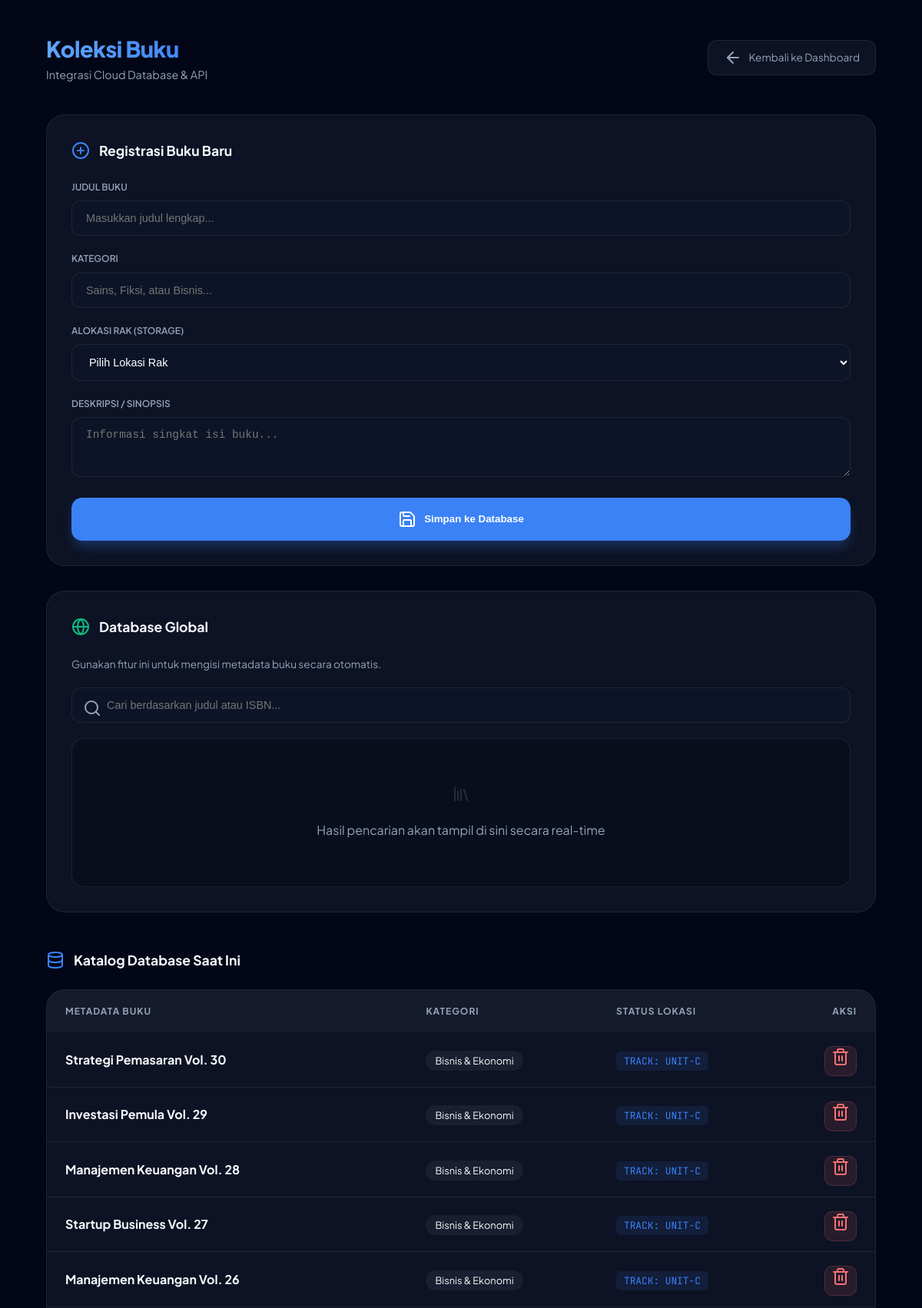
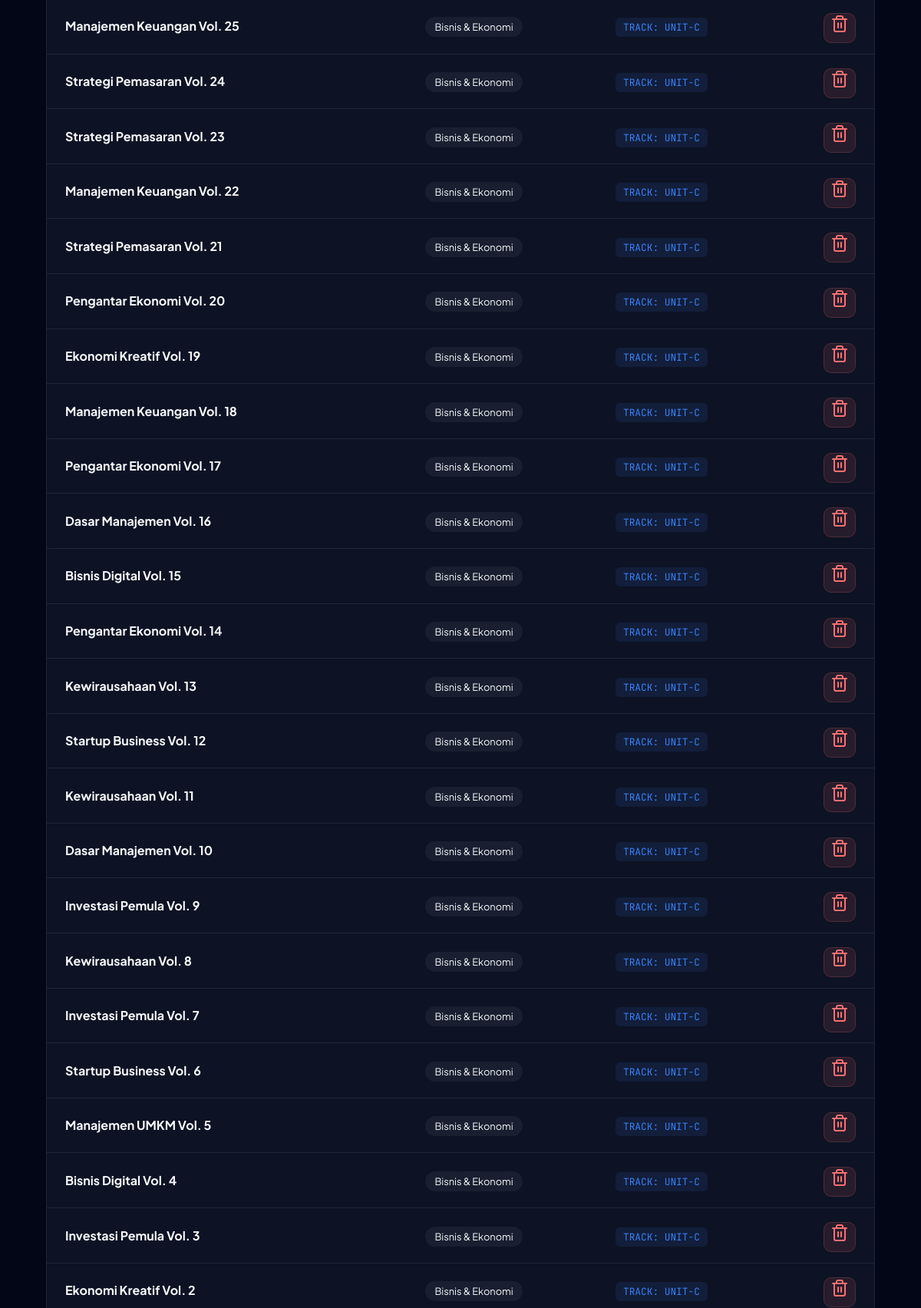
Screenshot of /public/admin/books.php (signed in, upper part) with the database file from the repository (2 pictures, top to bottom).
### tables this page shows
CREATE TABLE `books` (
  `id` int(11) NOT NULL,
  `judul` varchar(255) NOT NULL,
  `kategori` varchar(100) DEFAULT NULL,
  `rack_code` varchar(20) DEFAULT NULL,
  `deskripsi` text DEFAULT NULL,
  `cover` text DEFAULT NULL,
  `status` enum('available','borrowed') DEFAULT 'available',
  `created_at` timestamp NOT NULL DEFAULT current_timestamp()
);

### app/config/database.php (called while the page is built, shortened)
<?php
class Database {
  private $host = "localhost";
  private $db   = "perpustakaan_db";
  private $user = "root";
  private $pass = "";
  public function connect() {
    try {
      $this->conn = new PDO(
        "mysql:host={$this->host};dbname={$this->db}",
        $this->user,
        $this->pass
      );
      $this->conn->setAttribute(PDO::ATTR_ERRMODE, PDO::ERRMODE_EXCEPTION);
      return $this->conn;
    } catch (PDOException $e) {
      die("DB Error: " . $e->getMessage());
    }
  }
}

### app/controllers/BookController.php (called while the page is built, shortened)
<?php
require_once __DIR__ . '/../models/Book.php';
class BookController {
  private $book;
  public function __construct() {
    $this->book = new Book();
  }
  public function index() {
    return $this->book->all();
  }
}

### app/models/Book.php (called while the page is built, shortened)
<?php
require_once __DIR__ . '/../config/database.php';
class Book {
  private $db;
  public function __construct() {
    $this->db = (new Database())->connect();
  }
  public function all() {
    return $this->db
      ->query("SELECT * FROM books ORDER BY id DESC")
      ->fetchAll(PDO::FETCH_ASSOC);
  }
}

### public/admin/books.php (the view, shortened to what this page needs)
<?php
require_once __DIR__ . '/../../app/controllers/BookController.php';
$controller = new BookController();
$controller->store();
$books = $controller->index();
?>
<!DOCTYPE html>
<html lang="id">
<head>
</head>
<body>
<div class="container">
    <div class="header-top">
        <div class="header-title">
            <h2>Koleksi Buku</h2>
            <p style="color: var(--text-muted); font-size: 0.9rem;">Integrasi Cloud Database & API</p>
        </div>
        <a href="dashboard.php" class="btn-back">
            <i data-lucide="arrow-left" size="18"></i> Kembali ke Dashboard
        </a>
    </div>
    <div class="main-grid">
        <div class="panel">
            <div class="panel-header">
                <i data-lucide="plus-circle" class="text-accent" style="color: var(--accent-primary);"></i>
                <h3>Registrasi Buku Baru</h3>
            </div>
            <form method="POST" id="bookForm">
                <div class="form-group">
                    <label>Judul Buku</label>
                    <input type="text" name="judul" placeholder="Masukkan judul lengkap..." required>
                </div>
                <div class="form-group">
                    <label>Kategori</label>
                    <input type="text" name="kategori" placeholder="Sains, Fiksi, atau Bisnis..." required>
                </div>
                <div class="form-group">
                    <label>Alokasi Rak (Storage)</label>
                    <select name="rack_code" required>
                        <option value="">Pilih Lokasi Rak</option>
                    </select>
                </div>
                <div class="form-group">
                    <label>Deskripsi / Sinopsis</label>
                    <textarea name="deskripsi" placeholder="Informasi singkat isi buku..." rows="3"></textarea>
                </div>
                <button type="submit" class="btn-submit">
                    <i data-lucide="save" size="18"></i> Simpan ke Database
                </button>
            </form>
        </div>
        <div class="panel">
            <div class="panel-header">
                <i data-lucide="globe" style="color: #10b981;"></i>
                <h3>Database Global</h3>
            </div>
            <p style="color: var(--text-muted); font-size: 0.85rem; margin-bottom: 20px;">
                Gunakan fitur ini untuk mengisi metadata buku secara otomatis.
            </p>
            <div class="form-group" style="position: relative;">
                <input type="text" id="searchOnline" placeholder="Cari berdasarkan judul atau ISBN..." style="padding-left: 45px;">
                <i data-lucide="search" size="18" style="position: absolute; left: 15px; top: 15px; color: var(--text-muted);"></i>
            </div>
            <div id="onlineResult">
                <div style="padding: 60px 20px; text-align: center; color: var(--text-muted);">
                    <i data-lucide="library" size="40" style="margin-bottom: 15px; opacity: 0.2;"></i>
                    <p>Hasil pencarian akan tampil di sini secara real-time</p>
                </div>
            </div>
        </div>
    </div>
    <div class="catalog-section">
        <div class="panel-header">
            <i data-lucide="database" style="color: var(--accent-primary);"></i>
            <h3>Katalog Database Saat Ini</h3>
        </div>
        <div class="table-wrap">
            <table>
                <thead>
                    <tr>
                        <th>Metadata Buku</th>
                        <th>Kategori</th>
                        <th>Status Lokasi</th>
                        <th style="text-align: right;">Aksi</th>
                    </tr>
                </thead>
                <tbody>
                    <?php foreach ($books as $b): ?>
                    <tr>
                        <td data-label="Buku">
                            <div style="font-weight: 700; color: var(--text-main);"><?= htmlspecialchars($b['judul']) ?></div>
                        </td>
                        <td data-label="Kategori">
                            <span style="font-size: 0.8rem; background: rgba(255,255,255,0.05); padding: 5px 12px; border-radius: 100px;"><?= htmlspecialchars($b['kategori']) ?></span>
                        </td>
                        <td data-label="Lokasi">
                            <span class="rack-badge">TRACK: UNIT-<?= htmlspecialchars($b['rack_code']) ?></span>
                        </td>
                        <td data-label="Kontrol" style="text-align: right;">
                            <a href="delete.php?id=<?= $b['id'] ?>" class="btn-delete" onclick="return confirm('Hapus record ini secara permanen?')">
                                <i data-lucide="trash-2" size="16"></i>
                            </a>
                        </td>
                    </tr>
                    <?php endforeach ?>
                </tbody>
            </table>
        </div>
    </div>
</div>
</body>
</html>

### public/admin/books.php (style rules this page uses)
:root { --bg-main: #020617; --bg-side: #0f172a; --card-bg: rgba(30, 41, 59, 0.4); --border: rgba(255, 255, 255, 0.08); --accent-primary: #3b82f6; --text-main: #f8fafc; --text-muted: #94a3b8; --font-sans: 'Plus Jakarta Sans', sans-serif; }
* { margin: 0; padding: 0; box-sizing: border-box; }
body { background-color: var(--bg-main); color: var(--text-main); font-family: var(--font-sans); padding: 40px 5%; line-height: 1.6; }
.container { max-width: 1400px; margin: auto; }
.header-top { display: flex; justify-content: space-between; align-items: center; margin-bottom: 40px; }
.header-title h2 { font-size: 1.8rem; font-weight: 800; letter-spacing: -0.5px; background: linear-gradient(to right, #60a5fa, #3b82f6); background-clip: text; -webkit-background-clip: text; -webkit-text-fill-color: transparent; }
.btn-back { color: var(--text-muted); text-decoration: none; font-size: 0.85rem; display: flex; align-items: center; gap: 8px; padding: 10px 20px; border: 1px solid var(--border); border-radius: 12px; background: var(--card-bg); }
.main-grid { display: grid; grid-template-columns: 450px 1fr; gap: 32px; align-items: start; }
.panel { background: var(--card-bg); border: 1px solid var(--border); border-radius: 24px; padding: 32px; backdrop-filter: blur(12px); }
.panel-header { display: flex; align-items: center; gap: 12px; margin-bottom: 24px; }
.panel-header h3 { font-size: 1.1rem; font-weight: 700; color: var(--text-main); }
.form-group { margin-bottom: 20px; }
.form-group label { display: block; font-size: 0.75rem; color: var(--text-muted); margin-bottom: 8px; text-transform: uppercase; font-weight: 600; }
input, textarea, select { width: 100%; padding: 14px 18px; background: rgba(15, 23, 42, 0.6); border: 1px solid var(--border); border-radius: 12px; color: white; font-size: 0.9rem; transition: all 0.3s cubic-bezier(0.4, 0, 0.2, 1); }
.btn-submit { width: 100%; padding: 16px; background: var(--accent-primary); color: white; border: none; border-radius: 14px; font-weight: 700; cursor: pointer; display: flex; align-items: center; justify-content: center; gap: 10px; box-shadow: 0 10px 15px -3px rgba(59, 130, 246, 0.3); }
#onlineResult { max-height: 450px; overflow-y: auto; border: 1px solid var(--border); border-radius: 16px; background: rgba(0,0,0,0.2); margin-top: 15px; }
.catalog-section { margin-top: 48px; }
.table-wrap { background: var(--card-bg); border: 1px solid var(--border); border-radius: 24px; overflow: hidden; backdrop-filter: blur(10px); }
table { width: 100%; border-collapse: collapse; }
th { background: rgba(255,255,255,0.03); padding: 18px 24px; text-align: left; font-size: 0.75rem; text-transform: uppercase; color: var(--text-muted); font-weight: 700; letter-spacing: 1px; }
td { padding: 20px 24px; border-bottom: 1px solid var(--border); }
.rack-badge { font-family: 'JetBrains Mono', monospace; background: rgba(59, 130, 246, 0.1); color: var(--accent-primary); padding: 4px 10px; border-radius: 6px; font-size: 0.8rem; }
.btn-delete { color: #f87171; padding: 8px; border-radius: 10px; background: rgba(248, 113, 113, 0.1); border: 1px solid rgba(248, 113, 113, 0.2); cursor: pointer; text-decoration: none; }
@media (max-width: 1200px) { .main-grid { grid-template-columns: 1fr; } }

### rows the page displays
books: judul "Strategi Pemasaran Vol. 30", kategori "Bisnis & Ekonomi", rack_code "C"
books: judul "Investasi Pemula Vol. 29", kategori "Bisnis & Ekonomi", rack_code "C"
books: judul "Manajemen Keuangan Vol. 28", kategori "Bisnis & Ekonomi", rack_code "C"
books: judul "Startup Business Vol. 27", kategori "Bisnis & Ekonomi", rack_code "C"
books: judul "Manajemen Keuangan Vol. 26", kategori "Bisnis & Ekonomi", rack_code "C"
books: judul "Manajemen Keuangan Vol. 25", kategori "Bisnis & Ekonomi", rack_code "C"
books: judul "Strategi Pemasaran Vol. 24", kategori "Bisnis & Ekonomi", rack_code "C"
books: judul "Strategi Pemasaran Vol. 23", kategori "Bisnis & Ekonomi", rack_code "C"
books: judul "Manajemen Keuangan Vol. 22", kategori "Bisnis & Ekonomi", rack_code "C"
books: judul "Strategi Pemasaran Vol. 21", kategori "Bisnis & Ekonomi", rack_code "C"
books: judul "Pengantar Ekonomi Vol. 20", kategori "Bisnis & Ekonomi", rack_code "C"
books: judul "Ekonomi Kreatif Vol. 19", kategori "Bisnis & Ekonomi", rack_code "C"
books: judul "Manajemen Keuangan Vol. 18", kategori "Bisnis & Ekonomi", rack_code "C"
books: judul "Pengantar Ekonomi Vol. 17", kategori "Bisnis & Ekonomi", rack_code "C"
books: judul "Dasar Manajemen Vol. 16", kategori "Bisnis & Ekonomi", rack_code "C"
books: judul "Bisnis Digital Vol. 15", kategori "Bisnis & Ekonomi", rack_code "C"
books: judul "Pengantar Ekonomi Vol. 14", kategori "Bisnis & Ekonomi", rack_code "C"
books: judul "Kewirausahaan Vol. 13", kategori "Bisnis & Ekonomi", rack_code "C"
books: judul "Startup Business Vol. 12", kategori "Bisnis & Ekonomi", rack_code "C"
books: judul "Kewirausahaan Vol. 11", kategori "Bisnis & Ekonomi", rack_code "C"
books: judul "Dasar Manajemen Vol. 10", kategori "Bisnis & Ekonomi", rack_code "C"
books: judul "Investasi Pemula Vol. 9", kategori "Bisnis & Ekonomi", rack_code "C"
books: judul "Kewirausahaan Vol. 8", kategori "Bisnis & Ekonomi", rack_code "C"
books: judul "Investasi Pemula Vol. 7", kategori "Bisnis & Ekonomi", rack_code "C"
books: judul "Startup Business Vol. 6", kategori "Bisnis & Ekonomi", rack_code "C"
books: judul "Manajemen UMKM Vol. 5", kategori "Bisnis & Ekonomi", rack_code "C"
books: judul "Bisnis Digital Vol. 4", kategori "Bisnis & Ekonomi", rack_code "C"
books: judul "Investasi Pemula Vol. 3", kategori "Bisnis & Ekonomi", rack_code "C"
books: judul "Ekonomi Kreatif Vol. 2", kategori "Bisnis & Ekonomi", rack_code "C"
